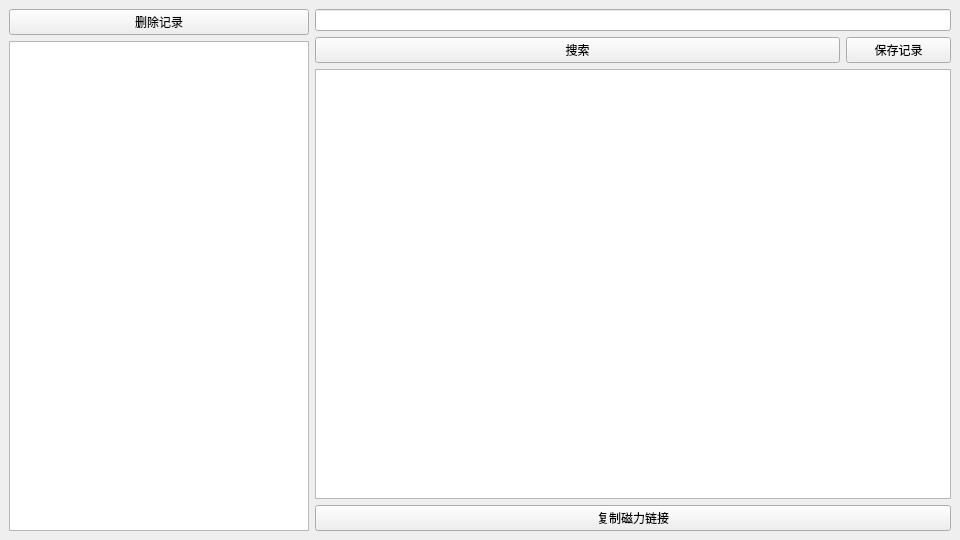
<?xml version="1.0" encoding="UTF-8"?>
<ui version="4.0">
 <class>MainWindow</class>
 <widget class="QMainWindow" name="MainWindow">
  <property name="geometry">
   <rect>
    <x>0</x>
    <y>0</y>
    <width>960</width>
    <height>540</height>
   </rect>
  </property>
  <property name="minimumSize">
   <size>
    <width>960</width>
    <height>540</height>
   </size>
  </property>
  <property name="windowTitle">
   <string>MainWindow</string>
  </property>
  <widget class="QWidget" name="centralwidget">
   <property name="minimumSize">
    <size>
     <width>0</width>
     <height>0</height>
    </size>
   </property>
   <layout class="QVBoxLayout" name="verticalLayout_3">
    <item>
     <layout class="QHBoxLayout" name="horizontalLayout_2">
      <item>
       <layout class="QVBoxLayout" name="verticalLayout_2">
        <item>
         <widget class="QPushButton" name="deleteButton">
          <property name="text">
           <string>删除记录</string>
          </property>
         </widget>
        </item>
        <item>
         <widget class="QListView" name="saveList">
          <property name="enabled">
           <bool>true</bool>
          </property>
          <property name="sizePolicy">
           <sizepolicy hsizetype="Minimum" vsizetype="Expanding">
            <horstretch>0</horstretch>
            <verstretch>0</verstretch>
           </sizepolicy>
          </property>
          <property name="minimumSize">
           <size>
            <width>300</width>
            <height>0</height>
           </size>
          </property>
         </widget>
        </item>
       </layout>
      </item>
      <item>
       <layout class="QVBoxLayout" name="verticalLayout">
        <item>
         <widget class="QLineEdit" name="searchInput">
          <property name="sizePolicy">
           <sizepolicy hsizetype="Expanding" vsizetype="Fixed">
            <horstretch>0</horstretch>
            <verstretch>0</verstretch>
           </sizepolicy>
          </property>
         </widget>
        </item>
        <item>
         <layout class="QHBoxLayout" name="horizontalLayout" stretch="5,1">
          <item>
           <widget class="QPushButton" name="searchButton">
            <property name="sizePolicy">
             <sizepolicy hsizetype="Expanding" vsizetype="Fixed">
              <horstretch>0</horstretch>
              <verstretch>0</verstretch>
             </sizepolicy>
            </property>
            <property name="text">
             <string>搜索</string>
            </property>
           </widget>
          </item>
          <item>
           <widget class="QPushButton" name="saveButton">
            <property name="sizePolicy">
             <sizepolicy hsizetype="Expanding" vsizetype="Fixed">
              <horstretch>0</horstretch>
              <verstretch>0</verstretch>
             </sizepolicy>
            </property>
            <property name="text">
             <string>保存记录</string>
            </property>
           </widget>
          </item>
         </layout>
        </item>
        <item>
         <widget class="QListWidget" name="searchResultList"/>
        </item>
        <item>
         <widget class="QPushButton" name="copyButton">
          <property name="text">
           <string>复制磁力链接</string>
          </property>
         </widget>
        </item>
       </layout>
      </item>
     </layout>
    </item>
   </layout>
  </widget>
 </widget>
 <resources/>
 <connections/>
</ui>
